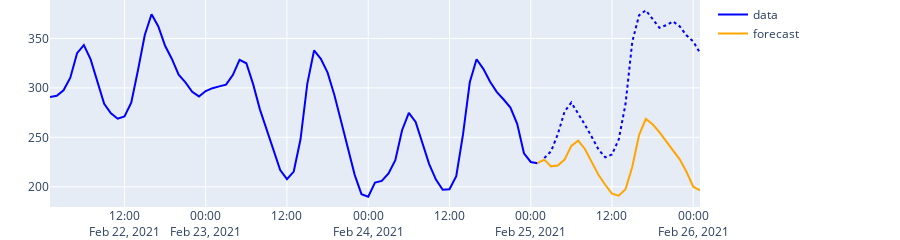

Source (notebook cell):
### Code cell
generate_and_display(CarbonIntensityForecastModels.AUTO_ARIMA)
